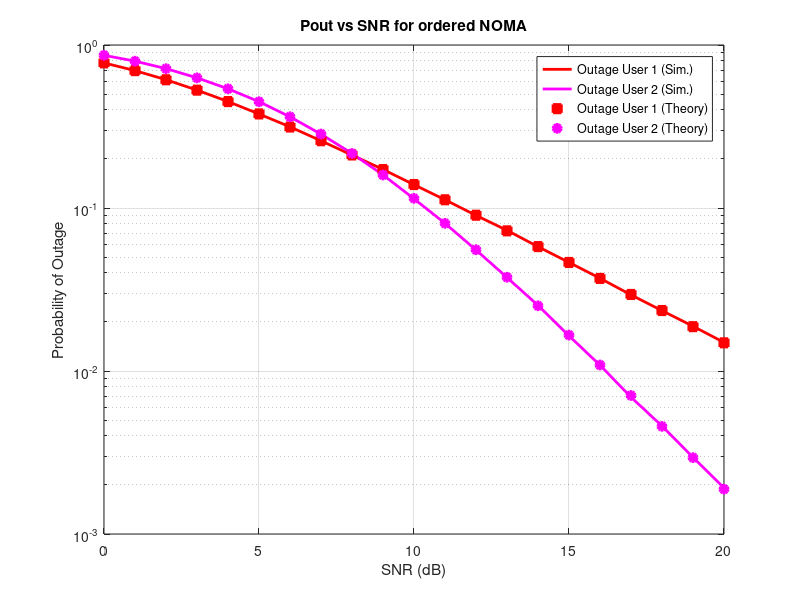

The MATLAB source for this figure:

clear all
close all

delta1sq=1; delta2sq=5;
delta3sq = delta1sq*delta2sq/(delta1sq+delta2sq);
SNRdB=0:20; SNR=10.^(SNRdB/10); % SNR range

a1=0.9; a2=0.1;

blklen=1000000; % Block length
tildeR_1=1; tildeR_2=1; % Desired data rates
R1=2^(tildeR_1)-1;
R2=2^(tildeR_2)-1;
phi=max((R2/a2),(R1/(a1-a2*R1)));

for ix=1:length(SNR)
    ix
    outage1=0; outage2=0;5
    
    rhos=SNR(ix);
    h1=sqrt(delta1sq/2)*(randn(1,blklen)+1j*randn(1,blklen));
    h2=sqrt(delta2sq/2)*(randn(1,blklen)+1j*randn(1,blklen));
    beta_1=min(abs(h1).^2,abs(h2).^2);
    beta_2=max(abs(h1).^2,abs(h2).^2);

    gamma1_u1=(a1*rhos*beta_1)./(a2*rhos*beta_1+1);
    gamma1_u2=(a1*rhos*beta_2)./(a2*rhos*beta_2+1);
    gamma2_u2=a2*rhos*beta_2;

    outage1=(log2(1+gamma1_u1)<tildeR_1);%For simulated values
    outage2=((log2(1+gamma1_u2)<tildeR_1)|(log2(1+gamma2_u2)<tildeR_2));

    Pout1(ix)=sum(outage1)/blklen;
    Pout2(ix)=sum(outage2)/blklen;
    
end

Pout1_theory = 1-exp(-R1./(delta3sq*SNR*(a1-a2*R1)));
Pout2_theory = 1-exp(-phi./(SNR*delta1sq))-exp(-phi./(SNR*delta2sq))+exp(-phi./(SNR*delta3sq));


semilogy(SNRdB,Pout1,'r -','LineWidth',2.0)
hold on
semilogy(SNRdB,Pout2,'m -','LineWidth',2.0)
semilogy(SNRdB,Pout1_theory,'r s','LineWidth',2.0,'markerfacecolor','r')
semilogy(SNRdB,Pout2_theory,'m o','LineWidth',2.0,'markerfacecolor','m')
grid on
legend('Outage User 1 (Sim.)','Outage User 2 (Sim.)','Outage User 1 (Theory)','Outage User 2 (Theory)')
xlabel('SNR (dB)')
ylabel('Probability of Outage')
title('Pout vs SNR for ordered NOMA')
